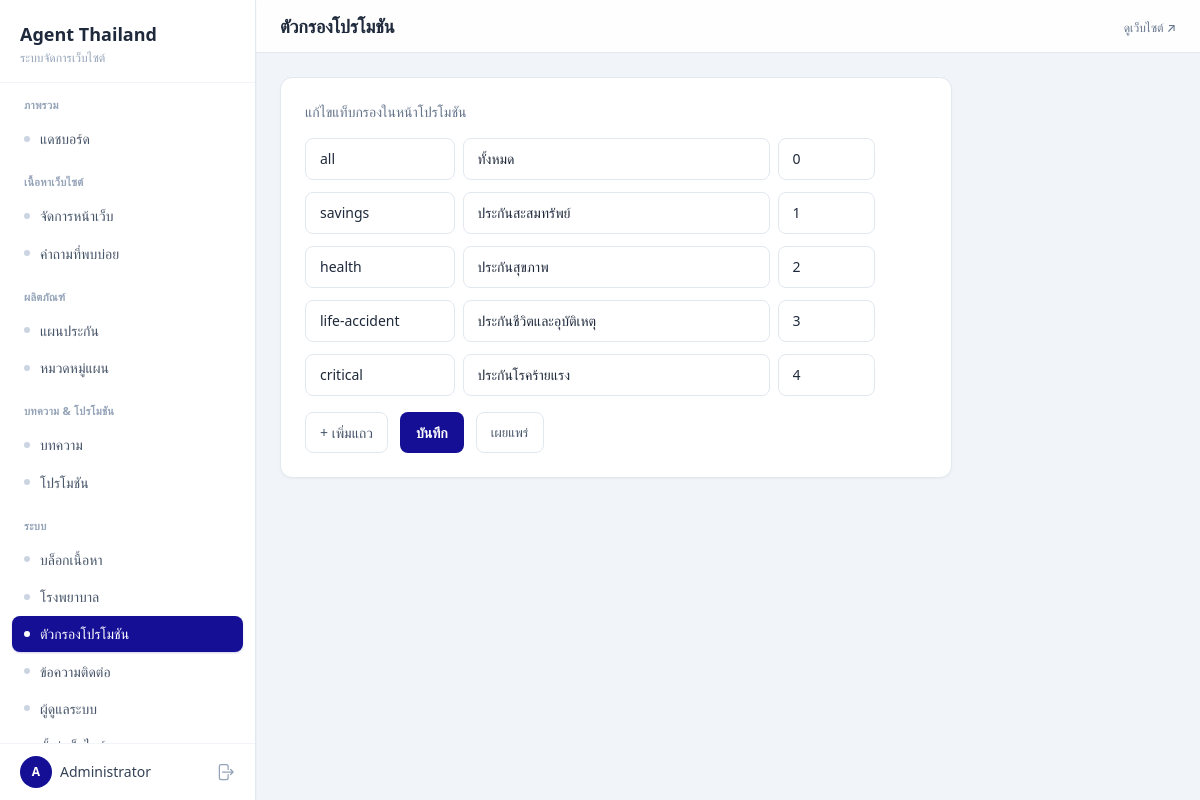
The page /promo-filters.php (signed in) on the database its author committed.
### tables this page shows
CREATE TABLE promotion_filter_items (
  id VARCHAR(50) PRIMARY KEY,
  label VARCHAR(100) NOT NULL,
  sort_order INT DEFAULT 0
);

### includes/db.php (called while the page is built, shortened)
<?php
function getDB(): PDO {
    static $pdo = null;
    if ($pdo === null) {
        $dsn = 'mysql:host=' . DB_HOST . ';dbname=' . DB_NAME . ';charset=utf8mb4';
        $pdo = new PDO($dsn, DB_USER, DB_PASS, [
            PDO::ATTR_ERRMODE            => PDO::ERRMODE_EXCEPTION,
            PDO::ATTR_DEFAULT_FETCH_MODE => PDO::FETCH_ASSOC,
            PDO::ATTR_EMULATE_PREPARES   => false,
        ]);
    }
    return $pdo;
}
function query(string $sql, array $params = []): PDOStatement {
    $stmt = getDB()->prepare($sql);
    $stmt->execute($params);
    return $stmt;
}
function fetchAll(string $sql, array $params = []): array {
    return query($sql, $params)->fetchAll();
}

### promo-filters.php (the view, shortened to what this page needs)
<?php
$filters = [];
try {
    $filters = fetchAll('SELECT * FROM promotion_filter_items ORDER BY sort_order, id');
} catch (Throwable $e) {
    $filters = [
        ['id' => 'all', 'label' => 'ทั้งหมด', 'sort_order' => 0],
    ];
}
require_once __DIR__ . '/includes/header.php';
?>
<form method="POST" class="admin-card p-6 max-w-2xl">
  <p class="text-sm text-slate-500 mb-4">แก้ไขแท็บกรองในหน้าโปรโมชัน</p>
  <div class="space-y-3 mb-4" id="filterRows">
    <?php foreach ($filters as $i => $f): ?>
    <div class="grid grid-cols-12 gap-2 items-center">
      <input type="text" name="filter_id[]" value="<?= htmlspecialchars($f['id']) ?>" placeholder="id" class="admin-input col-span-3 text-sm">
      <input type="text" name="filter_label[]" value="<?= htmlspecialchars($f['label']) ?>" placeholder="ชื่อแสดง" class="admin-input col-span-6 text-sm">
      <input type="number" name="filter_order[]" value="<?= (int) $f['sort_order'] ?>" class="admin-input col-span-2 text-sm">
    </div>
    <?php endforeach; ?>
  </div>
  <div class="flex gap-3">
    <button type="button" class="admin-btn-outline text-sm" onclick="addFilterRow()">+ เพิ่มแถว</button>
    <button type="submit" class="admin-btn-primary">บันทึก</button>
    <a href="<?= ADMIN_URL ?>/api/publish.php" onclick="return confirm('เผยแพร่?')" class="admin-btn-outline">เผยแพร่</a>
  </div>
</form>
<?php require_once __DIR__ . '/includes/footer.php'; ?>

### assets/admin.css (style rules this page uses)
:root { --admin-bg: #f1f5f9; --admin-surface: #ffffff; --admin-border: #e2e8f0; --admin-text: #1e293b; --admin-muted: #64748b; --admin-brand: #150f96; }
body.admin-app { background: var(--admin-bg); color: var(--admin-text); font-family: system-ui, -apple-system, 'Segoe UI', sans-serif; }
.admin-card { background: var(--admin-surface); border: 1px solid var(--admin-border); border-radius: 12px; box-shadow: 0 1px 2px rgba(15, 23, 42, 0.04); }
.admin-input { width: 100%; border-radius: 8px; border: 1px solid var(--admin-border); background: #fff; color: var(--admin-text); padding: 0.625rem 0.875rem; font-size: 0.875rem; outline: none; transition: border-color 0.15s, box-shadow 0.15s; }
.admin-btn-primary { display: inline-flex; align-items: center; gap: 0.5rem; padding: 0.625rem 1rem; background: var(--admin-brand); color: #fff; font-size: 0.875rem; font-weight: 600; border-radius: 8px; transition: background 0.15s; }
.admin-btn-outline { display: inline-flex; align-items: center; gap: 0.5rem; padding: 0.5rem 0.875rem; border: 1px solid var(--admin-border); background: #fff; color: #475569; font-size: 0.8125rem; border-radius: 8px; }

### rows shown on the page
promotion_filter_items: id "all", label "ทั้งหมด", sort_order "0"
promotion_filter_items: id "savings", label "ประกันสะสมทรัพย์", sort_order "1"
promotion_filter_items: id "health", label "ประกันสุขภาพ", sort_order "2"
promotion_filter_items: id "life-accident", label "ประกันชีวิตและอุบัติเหตุ", sort_order "3"
promotion_filter_items: id "critical", label "ประกันโรคร้ายแรง", sort_order "4"

### other values the page prints
$groupLabel "ภาพรวม"
$item['label'] "แดชบอร์ด"
$groupLabel "เนื้อหาเว็บไซต์"
$item['label'] "จัดการหน้าเว็บ"
$item['label'] "คำถามที่พบบ่อย"
$groupLabel "ผลิตภัณฑ์"
$item['label'] "แผนประกัน"
$item['label'] "หมวดหมู่แผน"
$groupLabel "บทความ & โปรโมชัน"
$item['label'] "บทความ"
$item['label'] "โปรโมชัน"
$groupLabel "ระบบ"
$item['label'] "บล็อกเนื้อหา"
$item['label'] "โรงพยาบาล"
$item['label'] "ตัวกรองโปรโมชัน"
